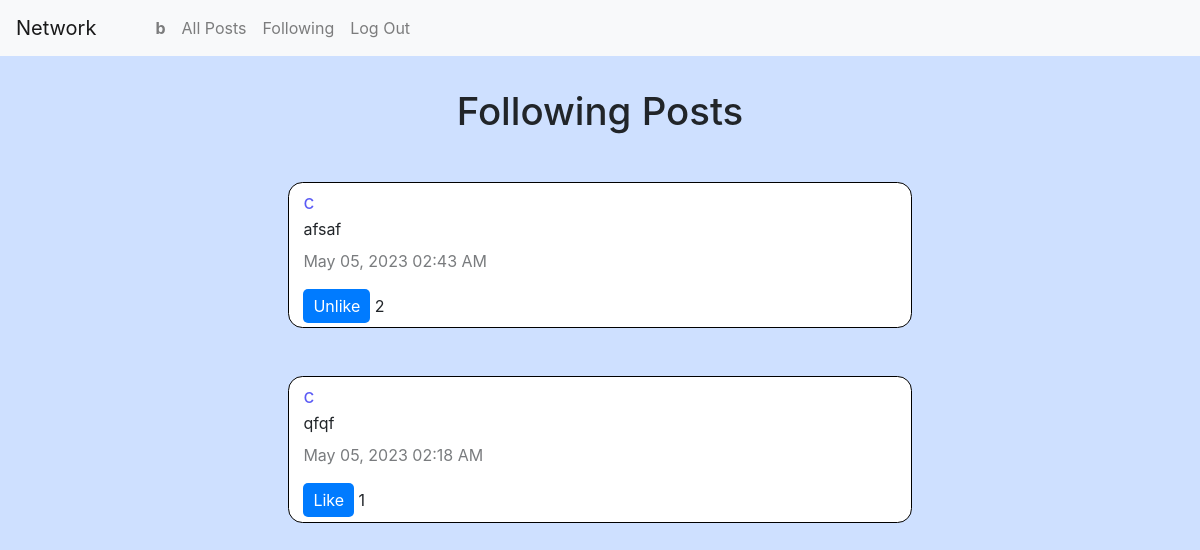
The page /following (signed in) on the database its author committed.
### network/models.py (models this page shows, shortened)
class User(AbstractUser):
    following = models.ManyToManyField("self", symmetrical=False, related_name="followers", blank=True)

class Post(models.Model):
    id = models.AutoField(primary_key=True)
    user = models.ForeignKey(User, on_delete=models.CASCADE, related_name="poster")
    content = models.CharField(max_length=128)
    timestamp = models.CharField(max_length=64, default="bro", blank=True)
    likes = models.ManyToManyField(User, related_name="liked_posts", blank=True)
    time = models.DateTimeField(default=datetime.today())

### network/views.py (the view)
# urls.py: path("following", views.following  , name="following"),
def following(request):
    if request.user.is_authenticated:
        user = request.user
        all_following = user.following.all()
        posts = []
        for i in all_following:
            foo = Post.objects.filter(user=i)
            for bar in foo:
                posts.append(bar)
        posts.sort(key=lambda x: x.time, reverse=True)
        paginator = Paginator(posts, 10)  # Show 10 contacts per page.
        page_number = request.GET.get('page')
        page_obj = paginator.get_page(page_number)
        next = False
        if len(posts) > 10:
            next = True
        liked_posts = []
        if request.user.is_authenticated:
            liked_posts = [post.id for post in user.liked_posts.all()]
        return render(request, 'network/following.html', {
            "following_posts": page_obj,
            "liked_posts": liked_posts,
            "next": next
        })
    return render(request, 'network/following.html', {
        "following_posts": [],
        "message": "There are no posts in this section!"
    })

### network/templates/network/following.html (shortened to what this page needs)
{% extends "network/layout.html" %}
{% load static %}
{% block body %}
    <div id="content-wrapper" style="margin-top: 2rem;">
        <h2 style="text-align: center; font-size: 2.4rem;" >Following Posts</h2>
        <div id="posts">
            {% for post in following_posts %}
                {% include 'network/post.html' %}
            {% endfor %}
        </div>
    </div>
{% endblock %}

### network/templates/network/layout.html (shortened to what this page needs)
{% load static %}
<!DOCTYPE html>
<html lang="en">
    <head>
        <link rel="stylesheet" href="https://stackpath.bootstrapcdn.com/bootstrap/4.4.1/css/bootstrap.min.css">
        <link href="{% static 'network/styles.css' %}" rel="stylesheet">
        <link rel="stylesheet" href="https://cdn.jsdelivr.net/npm/bootstrap@4.4.1/dist/css/bootstrap.min.css">
    </head>
    <body style="background-color: rgba(51, 129, 255, 0.241);">
        <nav class="navbar navbar-expand-lg navbar-light bg-light">
            <a class="navbar-brand" href="#">Network</a>
            <div style="margin-left: 3%;">
              <ul class="navbar-nav mr-auto">
                {% if user.is_authenticated %}
                    <li class="nav-item">
                        <a class="nav-link" href="#"><strong>{{ user.username }}</strong></a>
                    </li>
                {% endif %}
                <li class="nav-item">
                  <a class="nav-link" href="{% url 'index' %}">All Posts</a>
                </li>
                {% if user.is_authenticated %}
                    <li class="nav-item">
                        <a class="nav-link" href="{% url 'following' %}">Following</a>
                    </li>
                    <li class="nav-item">
                        <a class="nav-link" href="{% url 'logout' %}">Log Out</a>
                    </li>
                {% endif %}
              </ul>
            </div>
          </nav>
        <div class="body">
            {% block body %}
            {% endblock %}
        </div>
    </body>
</html>

### network/templates/network/post.html (shortened to what this page needs)
<div class="post" data-id="{{ post.id }}">
    <div class="post-header" style="margin-left: 0.6rem;">
        <a class="kdr" href="{% url 'profile' post.user.username %}">{{ post.user.username }}</a>
        <div class="content" id="content{{ post.id }}">{{ post.content }}</div>
        <p class="timestamp" style="margin-top: 0.5rem;">{{ post.timestamp }}</p>
    </div>
    <div class="post-actions">
        <button class="like-button" data-post-id="{{ post.id }}" style="background-color: #007bff; color: #fff; border: none; padding: 5px 10px; border-radius: 5px; cursor: pointer; margin-left: 0.6rem;">
            {% if user in post.likes.all %}
            Unlike
            {% else %}
            Like
            {% endif %}
        </button>
        <span id="number{{ post.id }}" class="post-likes-count">{{ post.likes.count }}</span>
    </div>
</div>

### network/static/network/styles.css (style rules this page uses)
.post { border-radius: 0.9rem; border: solid 0.1rem black; margin: 3rem; margin-left: 24% ; margin-right: 24%; padding: 0.3rem; background-color: white; }
p { font-size: 1.2rem; }
.timestamp { opacity: 0.6; font-size: 1rem; }
.kdr { color: rgb(90, 90, 245); cursor: pointer; font-size: 1.2rem; }

### rows shown on the page
User: username "b"
Post: user.username "c", content "afsaf", timestamp "May 05, 2023 02:43 AM", shows "Unlike", likes.count "2"
Post: user.username "c", content "qfqf", timestamp "May 05, 2023 02:18 AM", shows "Like", likes.count "1"
